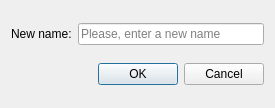
<?xml version="1.0" encoding="UTF-8"?>
<ui version="4.0">
 <class>RenameDialog</class>
 <widget class="QDialog" name="RenameDialog">
  <property name="geometry">
   <rect>
    <x>0</x>
    <y>0</y>
    <width>275</width>
    <height>108</height>
   </rect>
  </property>
  <property name="windowTitle">
   <string>Rename</string>
  </property>
  <layout class="QVBoxLayout" name="verticalLayout">
   <item>
    <layout class="QHBoxLayout" name="horizontalLayout">
     <item>
      <widget class="QLabel" name="label">
       <property name="text">
        <string>New name:</string>
       </property>
      </widget>
     </item>
     <item>
      <widget class="QLineEdit" name="newNameLineEdit">
       <property name="placeholderText">
        <string>Please, enter a new name</string>
       </property>
      </widget>
     </item>
    </layout>
   </item>
   <item>
    <widget class="QDialogButtonBox" name="buttonBox">
     <property name="orientation">
      <enum>Qt::Horizontal</enum>
     </property>
     <property name="standardButtons">
      <set>QDialogButtonBox::Cancel|QDialogButtonBox::Ok</set>
     </property>
    </widget>
   </item>
  </layout>
 </widget>
 <resources/>
 <connections>
  <connection>
   <sender>buttonBox</sender>
   <signal>accepted()</signal>
   <receiver>RenameDialog</receiver>
   <slot>accept()</slot>
   <hints>
    <hint type="sourcelabel">
     <x>248</x>
     <y>254</y>
    </hint>
    <hint type="destinationlabel">
     <x>157</x>
     <y>274</y>
    </hint>
   </hints>
  </connection>
  <connection>
   <sender>buttonBox</sender>
   <signal>rejected()</signal>
   <receiver>RenameDialog</receiver>
   <slot>reject()</slot>
   <hints>
    <hint type="sourcelabel">
     <x>316</x>
     <y>260</y>
    </hint>
    <hint type="destinationlabel">
     <x>286</x>
     <y>274</y>
    </hint>
   </hints>
  </connection>
 </connections>
</ui>
